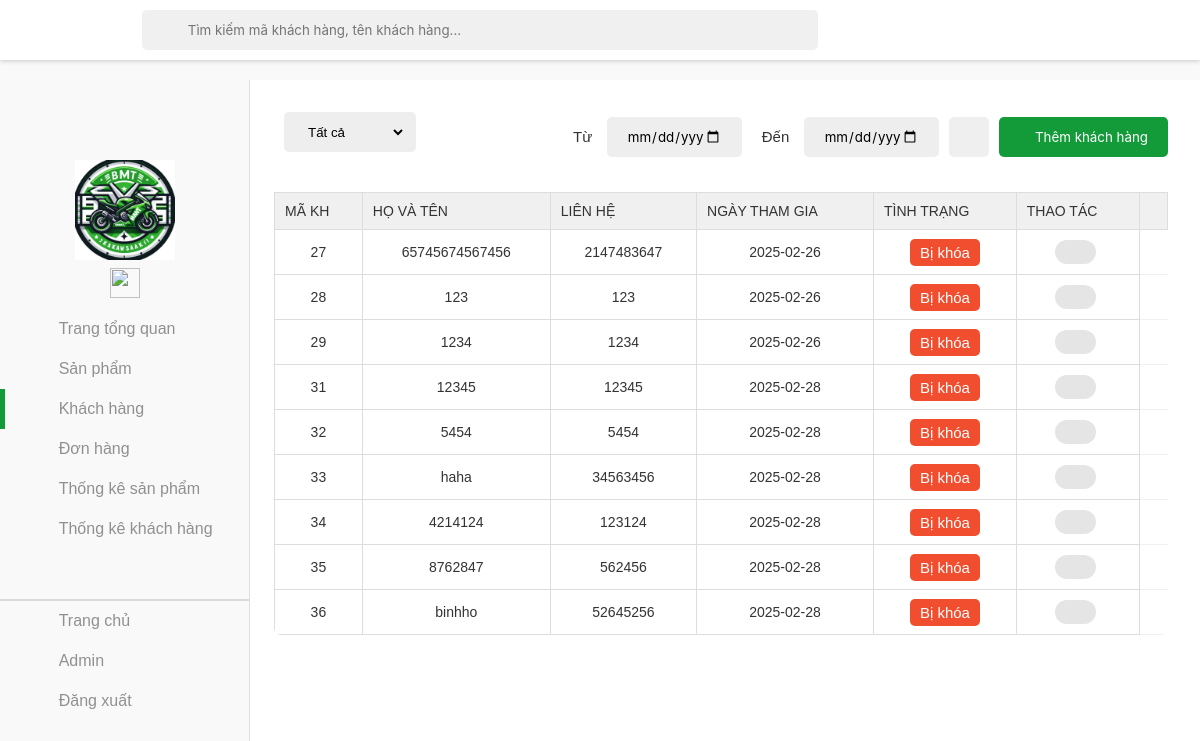
The app's page /khachhang/khachhang.php with its own data.
### tables this page shows
CREATE TABLE `customer` (
  `id` int(255) NOT NULL,
  `name` varchar(255) NOT NULL,
  `contact` int(255) NOT NULL,
  `joindate` date NOT NULL,
  `status` int(255) NOT NULL,
  `password` varchar(255) NOT NULL,
  `ghichu` text DEFAULT NULL,
  `email` varchar(255) NOT NULL
);

### khachhang/khachhang.php (the view, shortened to what this page needs)
<!DOCTYPE php>
<html lang="en">
<head>
    <link rel="stylesheet" href="../assets/css/admin.css">
    <link href="../assets/font/font-awesome-pro-v6-6.2.0/css/all.min.css" rel="stylesheet" type="text/css" />
    <link rel="stylesheet" href="../assets/css/admin-responsive.css">
</head>
<body>
    <header class="header">
        <button class="menu-icon-btn">
            <div class="menu-icon">
                <i class="fa-regular fa-bars"></i>
            </div>
        </button>
    </header>
    <div class="container">
        <aside class="sidebar open">
            <div class="top-sidebar">
                <a href="#" class="channel-logo"><img src="../img/logo.png" alt="Channel Logo"></a>
                <div class="hidden-sidebar your-channel"><img src=""
                        style="height: 30px;" alt="">
                </div>
            </div>
            <div class="middle-sidebar">
                <ul class="sidebar-list">
                    <li class="sidebar-list-item tab-content ">
                        <a href="/admin.php" class="sidebar-link">
                            <div class="sidebar-icon"><i class="fa-light fa-house"></i></div>
                            <div class="hidden-sidebar">Trang tổng quan</div>
                        </a>
                    </li>
                    <li class="sidebar-list-item tab-content">
                        <a href="/sanpham/sanpham.php" class="sidebar-link">
                            <div class="sidebar-icon"><i class="fa-thin fa-motorcycle"></i></div>
                            <div class="hidden-sidebar">Sản phẩm</div>
                        </a>
                    </li>
                    <li class="sidebar-list-item tab-content active">
                        <a href="/khachhang/khachhang.php" class="sidebar-link">
                            <div class="sidebar-icon"><i class="fa-light fa-users"></i></div>
                            <div class="hidden-sidebar">Khách hàng</div>
                        </a>
                    </li>
                    <li class="sidebar-list-item tab-content">
                        <a href="/donhang/donhang.php" class="sidebar-link">
                            <div class="sidebar-icon"><i class="fa-light fa-basket-shopping"></i></div>
                            <div class="hidden-sidebar">Đơn hàng</div>
                        </a>
                    </li>
                    <li class="sidebar-list-item tab-content">
                        <a href="/thongkesp/thongke.php" class="sidebar-link">
                            <div class="sidebar-icon"><i class="fa-light fa-chart-simple"></i></div>
                            <div class="hidden-sidebar">Thống kê sản phẩm</div>
                        </a>
                    </li>
                    <li class="sidebar-list-item tab-content">
                        <a href="/thongkekh/thongkekh.php" class="sidebar-link">
                            <div class="sidebar-icon"><i class="fa-light fa-chart-simple"></i></div>
                            <div class="hidden-sidebar">Thống kê khách hàng</div>
                        </a>
                    </li>
                    <li class="sidebar-list-item user-logout" style="border-top: 2px solid rgba(0,0,0,0.12);">
                        <a href="index.php" class="sidebar-link">
                            <div class="sidebar-icon"><i class="fa-thin fa-circle-chevron-left"></i></div>
                            <div class="hidden-sidebar">Trang chủ</div>
                        </a>
                    </li>
                    <li class="sidebar-list-item user-logout">
                        <a href="#" class="sidebar-link">
                            <div class="sidebar-icon"><i class="fa-light fa-circle-user"></i></div>
                            <div class="hidden-sidebar" id="name-acc">Admin</div>
                        </a>
                    </li>
                    <li class="sidebar-list-item user-logout">
                        <a href="#" class="sidebar-link" >
                            <div class="sidebar-icon"><i class="fa-light fa-arrow-right-from-bracket"></i></div>
                            <div class="hidden-sidebar" id="logoutacc">Đăng xuất</div>
                        </a>
                    </li>
                </ul>
            </div>
        </aside>
        <main class="content">
            <div class="section">
                <div class="admin-control">
                    <div class="admin-control-left">
                        <select name="tinh-trang-user" id="tinh-trang-user" >
                            <option value="2">Tất cả</option>
                        </select>
                    </div>
                    <div class="admin-control-center">
                        <form action="" class="form-search">
                            <span class="search-btn"><i class="fa-light fa-magnifying-glass"></i></span>
                            <input id="form-search-user" type="text" class="form-search-input"
                                placeholder="Tìm kiếm mã khách hàng, tên khách hàng..." >
                        </form>
                    </div>
                    <div class="admin-control-right">
                        <form action="" class="fillter-date">
                            <div>
                                <label for="time-start">Từ</label>
                                <input type="date" class="form-control-date" id="time-start-user" value="">
                            </div>
                            <div>
                                <label for="time-end">Đến</label>
                                <input type="date" class="form-control-date" id="time-end-user" value="">
                            </div>
                        </form>
                        <button class="btn-reset-order" ><i
                                class="fa-light fa-arrow-rotate-right"></i></button>
                        <a href="newkhachhang.php"><button id="btn-add-user" class="btn-control-large" ><i
                                class="fa-light fa-plus"></i> <span>Thêm khách hàng</span></button></a>
                    </div>
                </div>
                <div class="table">
                    <table width="100%">
                        <thead>
                            <tr>
                                <td>MÃ KH</td>
                                <td>Họ và tên</td>
                                <td>Liên hệ</td>
                                <td>Ngày tham gia</td>
                                <td>Tình trạng</td>
                                <td>Thao tác</td>
                                <td></td>
                            </tr>
                        </thead>
                        <tbody id="show-user">
                            <?php
                            $servername="localhost";
                            $username="root";
                            $password="";
                            $dbname="admindoan";
                            $conn = new mysqli($servername,$username,$password,$dbname);
                            $sql="SELECT id, name, contact, joindate, status FROM customer";
                            $result = $conn->query($sql);
                            if ($result->num_rows > 0) {
                                while($row= $result->fetch_assoc()) {
                                    echo "<tr>";
                                    echo "<td>".$row["id"]."</td>";
                                    echo "<td>".$row["name"]."</td>";
                                    echo "<td>".$row["contact"]."</td>";
                                    echo "<td>".$row["joindate"]."</td>";
                                    echo "<td><span class='status-".($row["status"]==1?"complete":"no-complete")."'>".($row["status"]==1?"Hoạt động":"Bị khóa")."</span></td>";
                                    echo "<td class='control control-table'>";
                                    echo "<a href='changekhachhang.php?id=".$row["id"]."'><button class='btn-edit' id='edit-account'  >";
                                    echo "<i class='fa-light fa-pen-to-square'></i></button></a>";
                                    echo "</td>";
                                    echo "</tr>";
                                }} else {
                                    echo "<div class='no-products'>Không có sản phẩm nào!</div>";                }
                            ?>
                        </tbody>
                    </table>
                </div>
            </div>
        </main>
    </div>
</body>
</html>

### assets/css/admin-responsive.css (style rules this page uses)
:root { --red: #B5292F; --lightest-gray: rgb(249, 249, 249); }
@media only screen and (max-width: 1200px) { .admin-control-center { margin: 1rem -1rem; width: 25rem; } }
@media only screen and (max-width: 1200px) { select { margin-bottom: 10px; } }
@media only screen and (max-width: 1200px) { #tinh-trang,.form-control-date { width: 135px; } }
@media only screen and (max-width: 1200px) { .status-no-complete,.status-complete { display: inline; white-space: nowrap; } }
@media only screen and (max-width: 1200px) { .btn-reset-order { height: 40px; margin-top: 0px; } }
@media only screen and (max-width: 1200px) { .header { z-index: 100; display: flex; } }
@media only screen and (max-width: 1200px) { .form-search { position: fixed; left: 60px; top: 10px; width: 70%; z-index: 101; } }
@media only screen and (max-width: 1200px) { .sidebar { height: calc(100vh - var(--header-height)); top: var(--header-height); } }

### records on screen
customer: id "27", name "65745674567456", contact "2147483647", joindate "2025-02-26", status "Bị khóa"
customer: id "28", name "123", contact "123", joindate "2025-02-26", status "Bị khóa"
customer: id "29", name "1234", contact "1234", joindate "2025-02-26", status "Bị khóa"
customer: id "31", name "12345", contact "12345", joindate "2025-02-28", status "Bị khóa"
customer: id "32", name "5454", contact "5454", joindate "2025-02-28", status "Bị khóa"
customer: id "33", name "haha", contact "34563456", joindate "2025-02-28", status "Bị khóa"
customer: id "34", name "4214124", contact "123124", joindate "2025-02-28", status "Bị khóa"
customer: id "35", name "8762847", contact "562456", joindate "2025-02-28", status "Bị khóa"
customer: id "36", name "binhho", contact "52645256", joindate "2025-02-28", status "Bị khóa"
